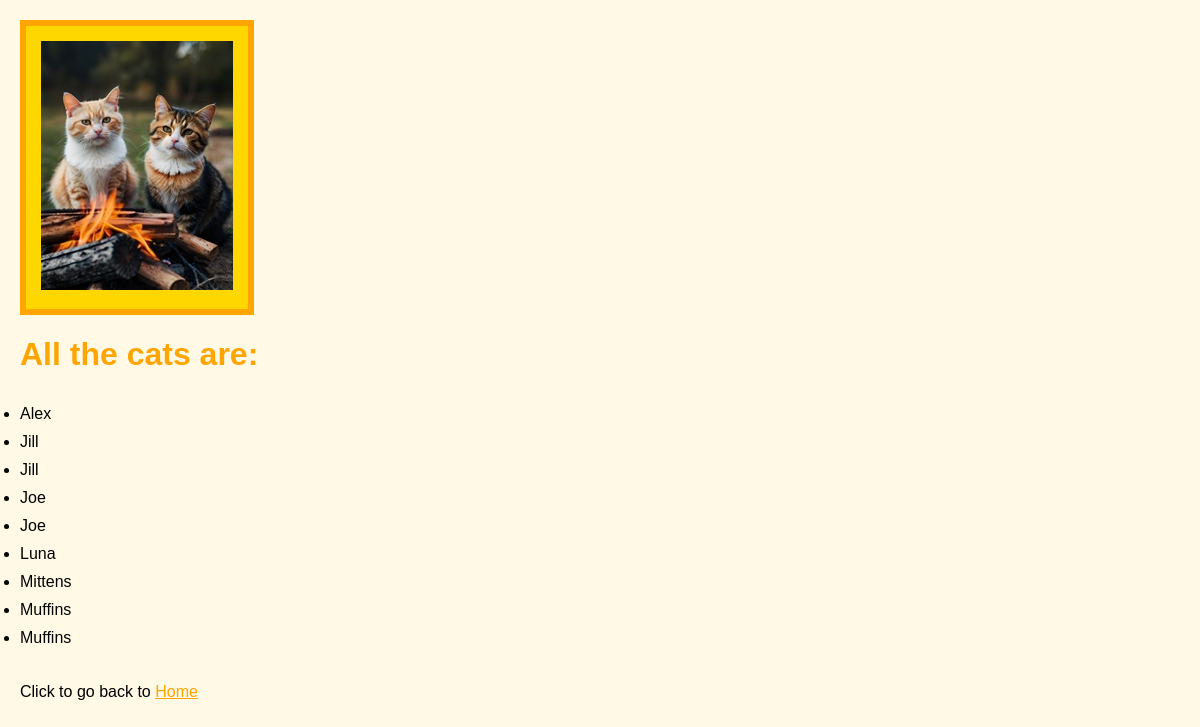
Page /pets_for_students/pets/ on the earlier database version.
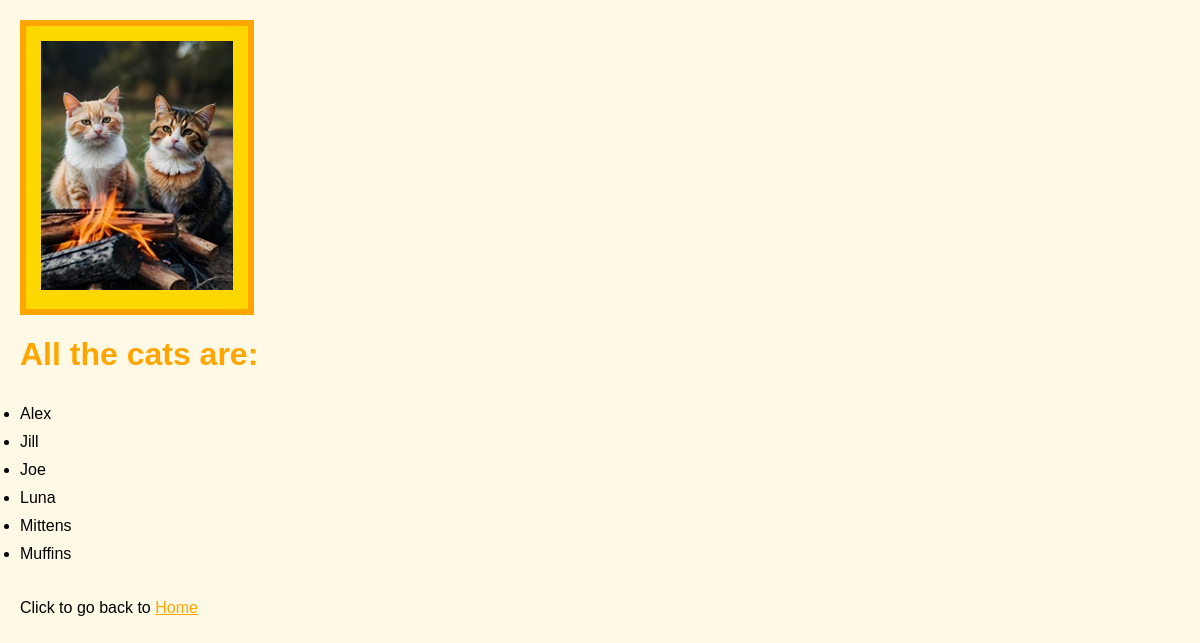
Same page on the later database version.
### pets_for_students/models.py (models this page shows, shortened)
class Cat(models.Model):
    CAT_NAME_MAX_LENGTH = 50
    name = models.CharField(max_length=CAT_NAME_MAX_LENGTH)
    owner = models.ForeignKey(Student, on_delete=models.CASCADE)

### pets_for_students/views.py (the view)
# urls.py: path('pets/', views.pets, name='pets'),
def pets(request):
    cats = Cat.objects.all().order_by('name')
    context_dict = {'cats': cats}
    return render(request, 'pets_for_students/cats.html', context_dict)

### templates/pets_for_students/cats.html
<!DOCTYPE html>
{% load staticfiles %}
<html>
    <head>
        <link rel="stylesheet" type="text/css" href="{% static 'css/styles.css' %}">
    </head>
    <body>
        <div class="image-frame">
            <img src="{% static 'media/cats_with_fire.jpg' %}"
                        alt="Picture of two cats next to a fire" />
        </div>
        <div>
            <h1>All the cats are:</h1>
        </div>
        <div>
            <ul>
                {% for cat in cats %}
                    <li>{{ cat.name }}</li>
                {% endfor %}
            </ul>
        </div>
        <div>
            <p>Click to go back to <a href="/pets_for_students/">Home</a></p>
        </div>
    </body>
</html>

### static/css/styles.css (style rules this page uses)
body { font-family: 'Montserrat', sans-serif; background-color: #fff9e6; margin: 0; padding: 20px; }
h1 { color: #ffa500; }
ul { padding: 10px 0; }
li { margin-bottom: 10px; }
a { color: #ffa500; }
.image-frame { border: 6px solid #ffa500; padding: 15px; display: inline-block; background-color: #ffd700; max-width: fit-content; }

Differences in the rows shown:
removed Cat: name "Jill"
removed Cat: name "Joe"
removed Cat: name "Muffins"
